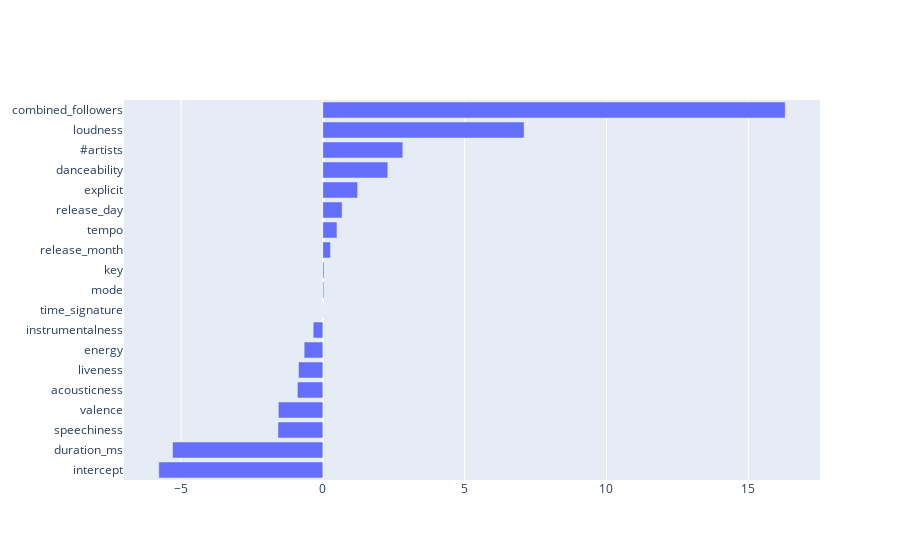

Notebook source saved alongside this figure:
### Markdown cell above
### "Raw" Dataset

### Code cell
#Scaled - Balancing through Weighting
Lclf = LogisticClassifier(Xtrain, Xvalidate, Xtest, ytrain, yvalidate, ytest)

### Figure 1 — Plotly figure (JSON) as saved in the notebook; plotly's stock layout.template omitted (floating-point values rounded to 4 significant figures)
{"data": [{"orientation": "h", "type": "bar", "x": [-5.3, 1.225, 2.29, -0.6592, 0.0415, 7.094, 0.03493, -1.582, -0.8962, -0.3397, -0.8585, -1.569, 0.4976, 0.008151, 2.818, 16.3, 0.2686, 0.6791, -5.783], "y": ["duration_ms", "explicit", "danceability", "energy", "key", "loudness", "mode", "speechiness", "acousticness", "instrumentalness", "liveness", "valence", "tempo", "time_signature", "#artists", "combined_followers", "release_month", "release_day", "intercept"]}], "layout": {"yaxis": {"categoryorder": "total ascending"}}}
